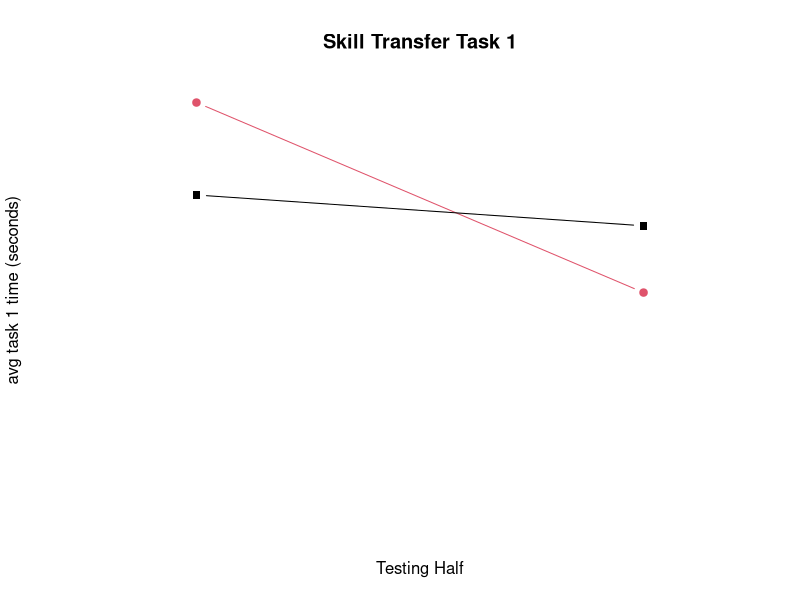

Write the R code that produced this figure. (Note: this script raises an error after producing the figure.)
# value <- matrix(
#           c(44,64,10,39,21,10, #participant1  web
#            40,28,10,13,10,7,  #              mobile
#            47,39,9,35,22,9,   #participant2  web
#            39,25,10,15,9,10,   #              mobile
#            42,48,11,40,18,10, #participant3  web
#            43,29,10,11,10,9,  #              mobile
#            46,42,11,37,19,10, #participant4  web
#            41,26,10,10,10,7,  #              mobile
#            45,58,10,41,22,8,  #participant5  web
#            37,24,9,16,10,8,  #              mobile
#            38,21,10,16,6,4,    #participant6  web
#            42,29,10,27,11,9,  #              mobile
#            39,29,10,17,9,4,    #participant7  web
#            40,30,9,20,10,10, #              mobile
#            37,22,9,16,6,5,     #participant8  web
#            39,28,11,30,9,10,  #              mobile
#            36,25,10,14,8,5,    #participant9  web
#            44,31,10,22,9,8,   #              mobile
#            37,23,9,16,6,4,     #participant10 web
#            41,29,10,31,10,9   #              mobile
# ),byrow=T,nrow=20
# )
# value

#=========================Task1=================================
#p1 to p5 started with web, and then mobile
#p6 to p10 started with mobile, and then web
MatrixT1 <- matrix(c(44,47,42,46,45,
                     42,40,39,44,41,                     
                     40,39,43,41,37,
                     38,39,37,36,37), 
                   nrow=5, ncol=4,
                   dimnames=list(c("Participant 1 or 6",
                                   "Participant 2 or 7",
                                   "Participant 3 or 8",
                                   "Participant 4 or 9",
                                   "Participant 5 or 10"),
                                 c("Group1mod1",
                                   "Group2mod2",
                                   "Group1mod2",
                                   "Group2mod1")))

MatrixT1

#average participant 1 to 5 for web-based
avgMatrixT1 <- colMeans(MatrixT1)
avgMatrixT1

#modelling skill trasfer:
#group1 starts with web and group2 ends with web1
#group2 starts with mobile and group1 ends with mobile
avgMatrixT1plot <- matrix(c(avgMatrixT1[1],avgMatrixT1[2],
                            avgMatrixT1[4],avgMatrixT1[3]),
                          nrow=2,ncol=2,
                          dimnames=list(c("web-based",
                                          "mobile"),
                                        c("First(Trials 1-5)",
                                          "Second (Trials 6-10)")))
avgMatrixT1plot

#plotting skill transfer
matplot(t(avgMatrixT1plot),
        type="b",
        lwd=1,
        lty=1,
        col=c(2,9),
        pch=c(19,15),
        ylim =c(30,45),
        xlim= c(0.8,2.2),
        ylab="avg task 1 time (seconds)",
        xlab = "Testing Half",
        main="Skill Transfer Task 1",
        xaxt='n',
        axes=F) + geom_point() 
axis(side=1,at=1:2,labels = rownames(t(avgMatrixT1plot)),las=1)
axis(2)
legend("bottom",inset=0.02, horiz=T,legend=c("web-based","mobile"), col=c(2,9),pch=c(19,15))

#====================Task2==================================
#p1 to p5 started with web, and then mobile
#p6 to p10 started with mobile, and then web
MatrixT2 <- matrix(c(64,39,48,42,58,
                     29,30,28,31,29,                     
                     28,25,29,26,24,
                     21,29,22,25,23), 
                   nrow=5, ncol=4,
                   dimnames=list(c("Participant 1 or 6",
                                   "Participant 2 or 7",
                                   "Participant 3 or 8",
                                   "Participant 4 or 9",
                                   "Participant 5 or 10"),
                                 c("Group1mod1",
                                   "Group2mod2",
                                   "Group1mod2",
                                   "Group2mod1")))

MatrixT2

#average participant 1 to 5 for web-based
avgMatrixT2 <- colMeans(MatrixT2)
avgMatrixT2

#modelling skill trasfer:
#group1 starts with web and group2 ends with web1
#group2 starts with mobile and group1 ends with mobile
avgMatrixT2plot <- matrix(c(avgMatrixT2[1],avgMatrixT2[2],
                            avgMatrixT2[4],avgMatrixT2[3]),
                          nrow=2,ncol=2,
                          dimnames=list(c("web-based",
                                          "mobile"),
                                        c("First(Trials 1-5)",
                                          "Second (Trials 6-10)")))
avgMatrixT2plot

#plotting skill transfer
matplot(t(avgMatrixT2plot),
        type="b",
        lwd=1,
        lty=1,
        col=c(2,9),
        pch=c(19,15),
        ylim =c(0,65),
        xlim= c(0.8,2.2),
        ylab="avg task 2 time (seconds)",
        xlab = "Testing Half",
        main="Skill Transfer Task 2",
        xaxt='n',
        axes=F) + geom_point() 
axis(side=1,at=1:2,labels = rownames(t(avgMatrixT2plot)),las=1)
axis(2)
legend("bottom",inset=0.02, horiz=T,legend=c("web-based","mobile"), col=c(2,9),pch=c(19,15))
#====================Task3==================================
#p1 to p5 started with web, and then mobile
#p6 to p10 started with mobile, and then web
MatrixT3 <- matrix(c(10,9,11,11,10,
                     10,9,11,10,10,                     
                     10,10,10,10,9,                     
                     10,10,9,10,9), 
                   nrow=5, ncol=4,
                   dimnames=list(c("Participant 1 or 6",
                                   "Participant 2 or 7",
                                   "Participant 3 or 8",
                                   "Participant 4 or 9",
                                   "Participant 5 or 10"),
                                 c("Group1mod1",
                                   "Group2mod2",
                                   "Group1mod2",
                                   "Group2mod1")))

MatrixT3

#average participant 1 to 5 for web-based
avgMatrixT3 <- colMeans(MatrixT3)
avgMatrixT3

#modelling skill trasfer:
#group1 starts with web and group2 ends with web1
#group2 starts with mobile and group1 ends with mobile
avgMatrixT3plot <- matrix(c(avgMatrixT3[1],avgMatrixT3[2],
                            avgMatrixT3[4],avgMatrixT3[3]),
                          nrow=2,ncol=2,
                          dimnames=list(c("web-based",
                                          "mobile"),
                                        c("First(Trials 1-5)",
                                          "Second (Trials 6-10)")))
avgMatrixT3plot

#plotting skill transfer
matplot(t(avgMatrixT3plot),
        type="b",
        lwd=1,
        lty=1,
        col=c(2,9),
        pch=c(19,15),
        ylim =c(9,11),
        xlim= c(0.8,2.2),
        ylab="avg task 3 time (seconds)",
        xlab = "Testing Half",
        main="Skill Transfer Task 3",
        xaxt='n',
        axes=F) + geom_point() 
axis(side=1,at=1:2,labels = rownames(t(avgMatrixT3plot)),las=1)
axis(2)
legend("bottom",inset=0.02, horiz=T,legend=c("web-based","mobile"), col=c(2,9),pch=c(19,15))
#====================Task4==================================
#p1 to p5 started with web, and then mobile
#p6 to p10 started with mobile, and then web
MatrixT4 <- matrix(c(39,35,40,37,41,
                     27,20,30,22,31,                     
                     13,15,11,10,16,
                     16,17,16,14,16), 
                   nrow=5, ncol=4,
                   dimnames=list(c("Participant 1 or 6",
                                   "Participant 2 or 7",
                                   "Participant 3 or 8",
                                   "Participant 4 or 9",
                                   "Participant 5 or 10"),
                                 c("Group1mod1",
                                   "Group2mod2",
                                   "Group1mod2",
                                   "Group2mod1")))

MatrixT4

#average participant 1 to 5 for web-based
avgMatrixT4 <- colMeans(MatrixT4)
avgMatrixT4

#modelling skill trasfer:
#group1 starts with web and group2 ends with web1
#group2 starts with mobile and group1 ends with mobile
avgMatrixT4plot <- matrix(c(avgMatrixT4[1],avgMatrixT4[2],
                            avgMatrixT4[4],avgMatrixT4[3]),
                          nrow=2,ncol=2,
                          dimnames=list(c("web-based",
                                          "mobile"),
                                        c("First(Trials 1-5)",
                                          "Second (Trials 6-10)")))
avgMatrixT4plot

#plotting skill transfer
matplot(t(avgMatrixT4plot),
        type="b",
        lwd=1,
        lty=1,
        col=c(2,9),
        pch=c(19,15),
        ylim =c(0,40),
        xlim= c(0.8,2.2),
        ylab="avg task 4 time (seconds)",
        xlab = "Testing Half",
        main="Skill Transfer Task 4",
        xaxt='n',
        axes=F) + geom_point() 
axis(side=1,at=1:2,labels = rownames(t(avgMatrixT4plot)),las=1)
axis(2)
legend("bottom",inset=0.02, horiz=T,legend=c("web-based","mobile"), col=c(2,9),pch=c(19,15))
#====================Task5==================================
#p1 to p5 started with web, and then mobile
#p6 to p10 started with mobile, and then web
MatrixT5 <- matrix(c(21,22,18,19,22,
                     11,10,9,9,10,                     
                     10,9,10,10,10,
                     6,9,6,8,6), 
                   nrow=5, ncol=4,
                   dimnames=list(c("Participant 1 or 6",
                                   "Participant 2 or 7",
                                   "Participant 3 or 8",
                                   "Participant 4 or 9",
                                   "Participant 5 or 10"),
                                 c("Group1mod1",
                                   "Group2mod2",
                                   "Group1mod2",
                                   "Group2mod1")))

MatrixT5

#average participant 1 to 5 for web-based
avgMatrixT5 <- colMeans(MatrixT5)
avgMatrixT5

#modelling skill trasfer:
#group1 starts with web and group2 ends with web1
#group2 starts with mobile and group1 ends with mobile
avgMatrixT5plot <- matrix(c(avgMatrixT5[1],avgMatrixT5[2],
                            avgMatrixT5[4],avgMatrixT5[3]),
                          nrow=2,ncol=2,
                          dimnames=list(c("web-based",
                                          "mobile"),
                                        c("First(Trials 1-5)",
                                          "Second (Trials 6-10)")))
avgMatrixT5plot

#plotting skill transfer
matplot(t(avgMatrixT5plot),
        type="b",
        lwd=1,
        lty=1,
        col=c(2,9),
        pch=c(19,15),
        ylim =c(0,20),
        xlim= c(0.8,2.2),
        ylab="avg task 5 time (seconds)",
        xlab = "Testing Half",
        main="Skill Transfer Task 5",
        xaxt='n',
        axes=F) + geom_point() 
axis(side=1,at=1:2,labels = rownames(t(avgMatrixT5plot)),las=1)
axis(2)
legend("bottom",inset=0.02, horiz=T,legend=c("web-based","mobile"), col=c(2,9),pch=c(19,15))
#====================Task6==================================
#p1 to p5 started with web, and then mobile
#p6 to p10 started with mobile, and then web
MatrixT6 <- matrix(c(10,9,10,10,8,
                     9,10,10,8,9,                     
                     7,10,9,7,8,
                     4,4,5,5,4), 
                   nrow=5, ncol=4,
                   dimnames=list(c("Participant 1 or 6",
                                   "Participant 2 or 7",
                                   "Participant 3 or 8",
                                   "Participant 4 or 9",
                                   "Participant 5 or 10"),
                                 c("Group1mod1",
                                   "Group2mod2",
                                   "Group1mod2",
                                   "Group2mod1")))

MatrixT6

#average participant 1 to 5 for web-based
avgMatrixT6 <- colMeans(MatrixT6)
avgMatrixT6

#modelling skill trasfer:
#group1 starts with web and group2 ends with web1
#group2 starts with mobile and group1 ends with mobile
avgMatrixT6plot <- matrix(c(avgMatrixT6[1],avgMatrixT6[2],
                            avgMatrixT6[4],avgMatrixT6[3]),
                          nrow=2,ncol=2,
                          dimnames=list(c("web-based",
                                          "mobile"),
                                        c("First(Trials 1-5)",
                                          "Second (Trials 6-10)")))
avgMatrixT6plot

#plotting skill transfer
matplot(t(avgMatrixT6plot),
        type="b",
        lwd=1,
        lty=1,
        col=c(2,9),
        pch=c(19,15),
        ylim =c(0,10),
        xlim= c(0.8,2.2),
        ylab="avg task 6 time (seconds)",
        xlab = "Testing Half",
        main="Skill Transfer Task 6",
        xaxt='n',
        axes=F) + geom_point() 
axis(side=1,at=1:2,labels = rownames(t(avgMatrixT6plot)),las=1)
axis(2)
legend("bottom",inset=0.02, horiz=T,legend=c("web-based","mobile"), col=c(2,9),pch=c(19,15))
#====================TaskTotal==================================
#p1 to p5 started with web, and then mobile
#p6 to p10 started with mobile, and then web
MatrixTotal <- matrix(c(188,161,169,165,184,
                     128,119,127,124,130,                     
                     108,108,112,104,104,
                     95,108,95,98,95), 
                   nrow=5, ncol=4,
                   dimnames=list(c("Participant 1 or 6",
                                   "Participant 2 or 7",
                                   "Participant 3 or 8",
                                   "Participant 4 or 9",
                                   "Participant 5 or 10"),
                                 c("Group1mod1",
                                   "Group2mod2",
                                   "Group1mod2",
                                   "Group2mod1")))

MatrixTotal

#average participant 1 to 5 for web-based
avgMatrixTotal <- colMeans(MatrixTotal)
avgMatrixTotal

#modelling skill trasfer:
#group1 starts with web and group2 ends with web1
#group2 starts with mobile and group1 ends with mobile
avgMatrixTotalplot <- matrix(c(avgMatrixTotal[1],avgMatrixTotal[2],
                            avgMatrixTotal[4],avgMatrixTotal[3]),
                          nrow=2,ncol=2,
                          dimnames=list(c("web-based",
                                          "mobile"),
                                        c("First(Trials 1-5)",
                                          "Second (Trials 6-10)")))
avgMatrixTotalplot

#plotting skill transfer
matplot(t(avgMatrixTotalplot),
        type="b",
        lwd=1,
        lty=1,
        col=c(2,9),
        pch=c(19,15),
        ylim =c(0,200),
        xlim= c(0.8,2.2),
        ylab="avg tasks time (seconds)",
        xlab = "Testing Half",
        main="Skill Transfer All tasks",
        xaxt='n',
        axes=F) + geom_point() 
axis(side=1,at=1:2,labels = rownames(t(avgMatrixTotalplot)),las=1)
axis(2)
legend("bottom",inset=0.02, horiz=T,legend=c("web-based","mobile"), col=c(2,9),pch=c(19,15))

